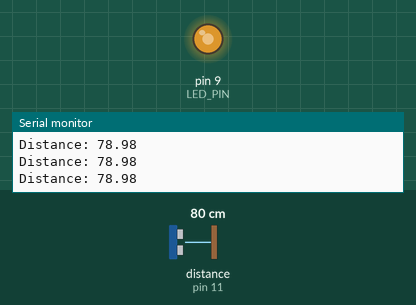
The sketch below on a simulated Arduino Uno, built with avr-gcc and run on an emulated ATmega328P. Parts: output pins drawn as LEDs (lit = HIGH), the last lines printed to the serial monitor. Wiring (inferred from the names in the program): ultrasonic range finder: trigger pin 12; echo pin 11. The test bench sets the inputs (shaded band); at power-on: distance to the obstacle (sensor on pin 11) 80 cm. The echo pulse lasts 58.3 µs per cm; pins used as bus, display or sensor lines are not drawn.

Above: at 1.2 s.
1.3 s: distance to the obstacle (sensor on pin 11) set to 258 cm
At 2.5 s:
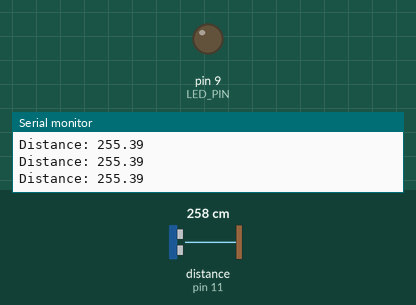
2.8 s: distance to the obstacle (sensor on pin 11) set to 253 cm
At 4.0 s:
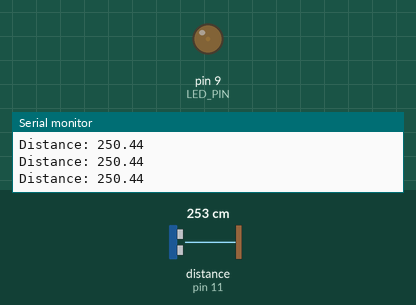
4.3 s: distance to the obstacle (sensor on pin 11) set to 2 cm
At 4.8 s:
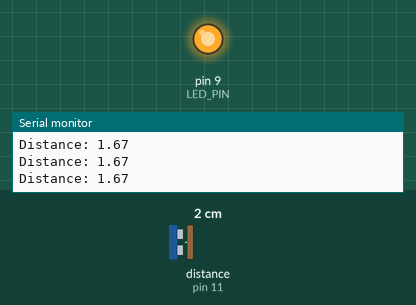
5.8 s: distance to the obstacle (sensor on pin 11) set to 299 cm
At 7.1 s:
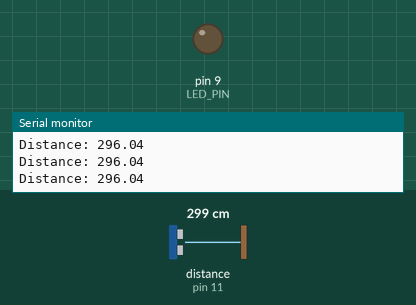
Timing chart, 0 to 8.3 s (numbered marks = the images above; inputs shaded):
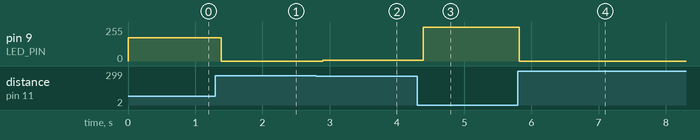

The sketch:

tp1.ino
```cpp
#define LED_PIN 9
#define pinEcho 11
#define pinTrig 12
#define SOUND_SPEED 0.034

long duration;
float distance;

void setup() {
    pinMode(LED_PIN, OUTPUT);
    pinMode(pinTrig, OUTPUT);
    pinMode(pinEcho, INPUT);
    Serial.begin(9600);
}

void loop() {
    digitalWrite(pinTrig, LOW);
    delayMicroseconds(2);
    digitalWrite(pinTrig, HIGH);
    delayMicroseconds(10);
    digitalWrite(pinTrig, LOW);
    duration = pulseIn(pinEcho, HIGH);
    distance = (duration*SOUND_SPEED)/2;
    Serial.print("Distance: ");
    Serial.println(distance);
    if (distance < 255) {
        analogWrite(LED_PIN, 255-distance);
    } else {
        analogWrite(LED_PIN, 0);
    };
    delay(100);
}
```

Measured:
- after the input at 1.3 s, pin 9 (LED_PIN): 176/255 → 0/255 after 0.09 s
- after the input at 2.8 s, pin 9 (LED_PIN): 0/255 → 4/255 after 0.10 s
- after the input at 4.3 s, pin 9 (LED_PIN): 4/255 → 253/255 after 0.09 s
- after the input at 5.8 s, pin 9 (LED_PIN): 253/255 → 0/255 at once
